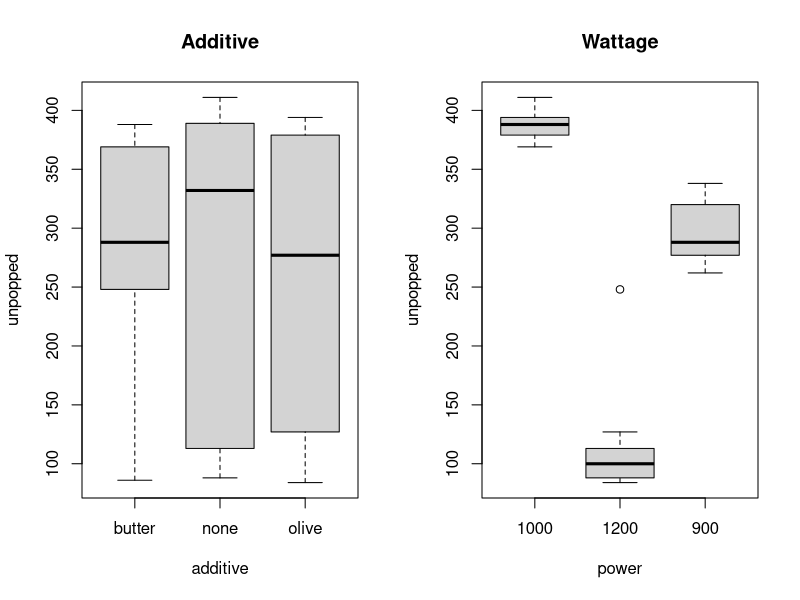
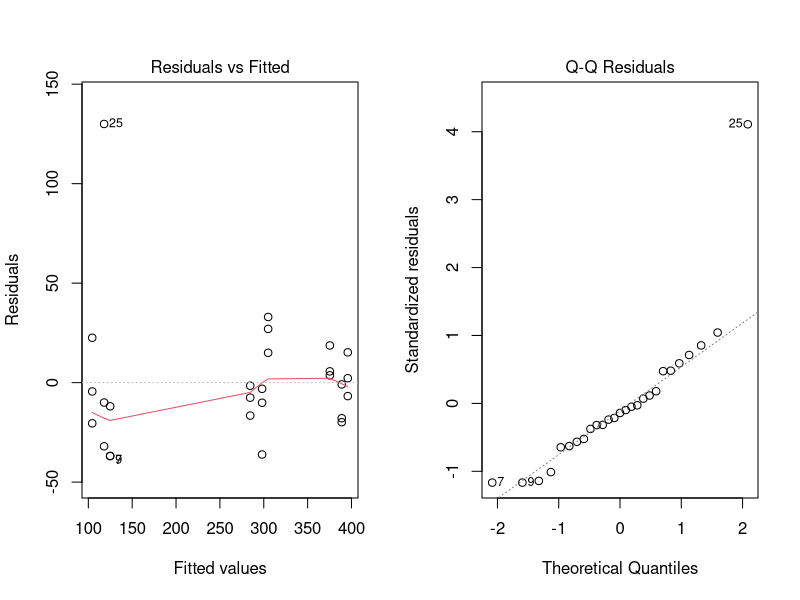
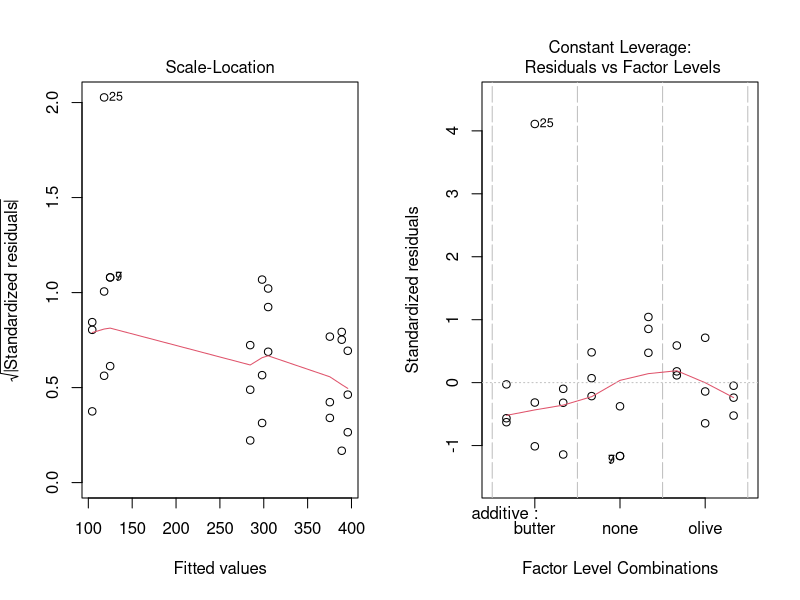

Write the R code that produced these figures, in order.
# popcorn
unpopped = c(332,338,320,389,398,411,88,113,88,277,268,283,379,381,
             394,84,100,127,262,295,288,388,371,369,248,86,108)
additive = c(rep("none", 9), rep("olive", 9), rep("butter", 9))
power = rep(c(rep("900", 3), rep("1000", 3), rep("1200", 3)), 3)

dat = data.frame(additive, power, unpopped)
mod = aov(unpopped ~ additive + power, dat)
options(show.signif.stars=FALSE)
summary(mod)

old.par = par(mfcol = c(1,2))
boxplot(unpopped ~ additive, dat, main="Additive")
boxplot(unpopped ~ power, dat, main="Wattage")
plot(mod)
par(old.par)



